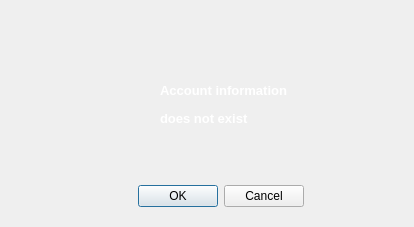
<?xml version="1.0" encoding="UTF-8"?>
<ui version="4.0">
 <class>userError</class>
 <widget class="QDialog" name="userError">
  <property name="geometry">
   <rect>
    <x>0</x>
    <y>0</y>
    <width>414</width>
    <height>227</height>
   </rect>
  </property>
  <property name="windowTitle">
   <string>Error</string>
  </property>
  <property name="windowIcon">
   <iconset>
    <normaloff>C:/Users/Bao/Downloads/error_theapplication_2964.ico</normaloff>C:/Users/Bao/Downloads/error_theapplication_2964.ico</iconset>
  </property>
  <widget class="QDialogButtonBox" name="buttonBox">
   <property name="geometry">
    <rect>
     <x>50</x>
     <y>180</y>
     <width>341</width>
     <height>32</height>
    </rect>
   </property>
   <property name="orientation">
    <enum>Qt::Horizontal</enum>
   </property>
   <property name="standardButtons">
    <set>QDialogButtonBox::Cancel|QDialogButtonBox::Ok</set>
   </property>
   <property name="centerButtons">
    <bool>true</bool>
   </property>
  </widget>
  <widget class="QLabel" name="label_2">
   <property name="geometry">
    <rect>
     <x>160</x>
     <y>110</y>
     <width>131</width>
     <height>16</height>
    </rect>
   </property>
   <property name="palette">
    <palette>
     <active>
      <colorrole role="WindowText">
       <brush brushstyle="SolidPattern">
        <color alpha="255">
         <red>255</red>
         <green>255</green>
         <blue>255</blue>
        </color>
       </brush>
      </colorrole>
     </active>
     <inactive>
      <colorrole role="WindowText">
       <brush brushstyle="SolidPattern">
        <color alpha="255">
         <red>255</red>
         <green>255</green>
         <blue>255</blue>
        </color>
       </brush>
      </colorrole>
     </inactive>
     <disabled>
      <colorrole role="WindowText">
       <brush brushstyle="SolidPattern">
        <color alpha="255">
         <red>120</red>
         <green>120</green>
         <blue>120</blue>
        </color>
       </brush>
      </colorrole>
     </disabled>
    </palette>
   </property>
   <property name="font">
    <font>
     <pointsize>10</pointsize>
     <weight>75</weight>
     <bold>true</bold>
    </font>
   </property>
   <property name="text">
    <string>does not exist</string>
   </property>
  </widget>
  <widget class="QLabel" name="label">
   <property name="geometry">
    <rect>
     <x>160</x>
     <y>70</y>
     <width>181</width>
     <height>41</height>
    </rect>
   </property>
   <property name="palette">
    <palette>
     <active>
      <colorrole role="WindowText">
       <brush brushstyle="SolidPattern">
        <color alpha="255">
         <red>255</red>
         <green>255</green>
         <blue>255</blue>
        </color>
       </brush>
      </colorrole>
     </active>
     <inactive>
      <colorrole role="WindowText">
       <brush brushstyle="SolidPattern">
        <color alpha="255">
         <red>255</red>
         <green>255</green>
         <blue>255</blue>
        </color>
       </brush>
      </colorrole>
     </inactive>
     <disabled>
      <colorrole role="WindowText">
       <brush brushstyle="SolidPattern">
        <color alpha="255">
         <red>120</red>
         <green>120</green>
         <blue>120</blue>
        </color>
       </brush>
      </colorrole>
     </disabled>
    </palette>
   </property>
   <property name="font">
    <font>
     <pointsize>10</pointsize>
     <weight>75</weight>
     <bold>true</bold>
    </font>
   </property>
   <property name="text">
    <string>Account information</string>
   </property>
  </widget>
  <widget class="QLabel" name="label_3">
   <property name="geometry">
    <rect>
     <x>100</x>
     <y>70</y>
     <width>51</width>
     <height>61</height>
    </rect>
   </property>
   <property name="text">
    <string/>
   </property>
   <property name="pixmap">
    <pixmap>C:/Users/Bao/Downloads/icons8-bell-curve-50.png</pixmap>
   </property>
  </widget>
  <widget class="QLabel" name="label_4">
   <property name="geometry">
    <rect>
     <x>0</x>
     <y>-10</y>
     <width>421</width>
     <height>291</height>
    </rect>
   </property>
   <property name="text">
    <string/>
   </property>
   <property name="pixmap">
    <pixmap>C:/Users/Bao/Downloads/Untitled design.png</pixmap>
   </property>
  </widget>
  <zorder>label_4</zorder>
  <zorder>buttonBox</zorder>
  <zorder>label_2</zorder>
  <zorder>label</zorder>
  <zorder>label_3</zorder>
 </widget>
 <resources/>
 <connections>
  <connection>
   <sender>buttonBox</sender>
   <signal>accepted()</signal>
   <receiver>userError</receiver>
   <slot>accept()</slot>
   <hints>
    <hint type="sourcelabel">
     <x>248</x>
     <y>254</y>
    </hint>
    <hint type="destinationlabel">
     <x>157</x>
     <y>274</y>
    </hint>
   </hints>
  </connection>
  <connection>
   <sender>buttonBox</sender>
   <signal>rejected()</signal>
   <receiver>userError</receiver>
   <slot>reject()</slot>
   <hints>
    <hint type="sourcelabel">
     <x>316</x>
     <y>260</y>
    </hint>
    <hint type="destinationlabel">
     <x>286</x>
     <y>274</y>
    </hint>
   </hints>
  </connection>
 </connections>
</ui>
